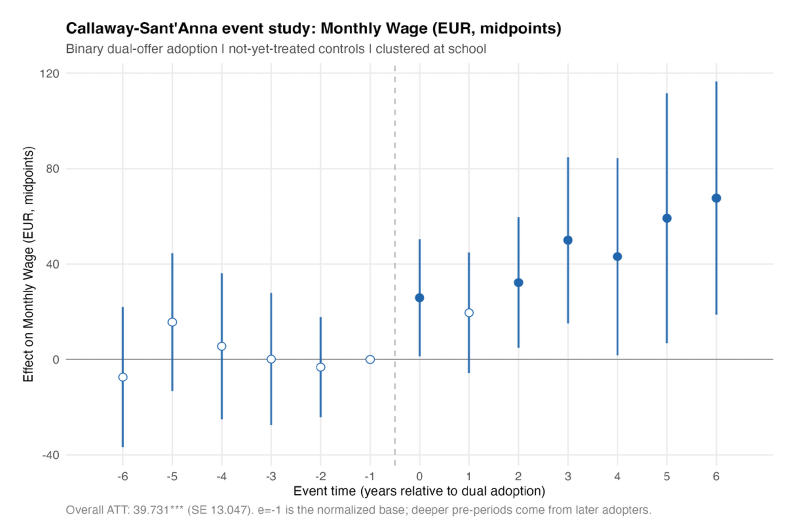
#> input picture scripts/figures/data/original_wage.png, 1600 x 1050 px (shown at 1/2 size)
$ python 04_restyle_wage_raster.py
#> lines starting #> are read from the running program, lines starting #| are printed output that depends on the picture; after the words box and inside, x2 and y2 are one past the last pixel; in counts of white or black regions, pixels touching at a corner belong together
#!/usr/bin/env python3
"""Read-only extractor/verifier of the original wage-figure geometry.

(Filename kept for compatibility. Until 2026-11-02 this script also recoloured the
raster and wrote img/crime_monthly_earnings_large.png; that public-output path has
been removed. The wage figure is now drawn by 02_render_figures.R with the same
ggplot template as the other three figures, from the coordinates verified here.)

Input (read-only): scripts/figures/data/original_wage.png, the public figure
img/crime_monthly_earnings_large.png at baseline commit 3c33d79 (last changed in
2310c86), protected by its SHA-256.
Reference (read-only): scripts/figures/data/wage_geometry.json and the four
historical wage_geometry_*.png masks written by the earlier recolouring run.

The script writes nothing. It re-measures the original raster with the unchanged
measurement functions and exits non-zero unless every measured field equals the
saved JSON exactly (after the same rounding):

  * coverage level k = clip(B - R, 0, 139): every statistical mark is a single blue
    (#2166AC) alpha-blended over a neutral background, so b - r = alpha * 139;
  * support S = {k >= 1}; hollow-marker interiors = enclosed non-S regions >= 30 px;
  * panel bounds and the 13 x / 5 y tick centres from the light grid lines; zero and
    onset reference-line cross-section profiles;
  * per event time (-6..6): marker-disk centre (y = midpoint of the rows whose
    k >= 70 span exceeds the 4 px bar width; x = k-weighted centroid of those rows),
    hollow flag, support_rows_top_bottom (all rows with k >= 1 in the column,
    including the 1-4 px resampling fringe), core_rows_top_bottom_ci_endpoints
    (rows with k >= 70, including the marker disk) and bar_core_rows_top_bottom
    (rows with k >= 70 outside the marker disk = the opaque 95% bar core; null at
    e = -1, which has no bar). 02_render_figures.R uses bar_core_rows_top_bottom;
  * connected components of S, of the core and of the hollow interiors;
  * the historical masks (support, k, hollow interiors, marker/bar class map)
    equal the re-measured arrays.

All quantities are image coordinates (pixel indices, y downward) at raster
resolution. No coefficient or standard error is derived from them. The 90% bars
of the website figure are not measured here: 02_render_figures.R derives them
from centre_xy and bar_core_rows_top_bottom (see WAGE90_RATIO there).

Usage (repo root):
  python3 -I -B scripts/figures/04_restyle_wage_raster.py
"""
from __future__ import annotations

import hashlib
import json
import sys
from collections import deque
from pathlib import Path

import numpy as np
from PIL import Image

ROOT = Path(__file__).resolve().parents[2]
DATA = ROOT / "scripts" / "figures" / "data"
SRC = DATA / "original_wage.png"
GEOMETRY = DATA / "wage_geometry.json"
SRC_SHA256 = "9bac3c2192b637dbf538852cc2854e9446b44a1e2d8c86de58ce10d9d3eb98de"

W, H = 1600, 1050
BLUE = (33, 102, 172)
D = BLUE[2] - BLUE[0]           # 139 coverage levels
CLS_NONE, CLS_BAR, CLS_FILL, CLS_BORDER = 0, 1, 2, 3
CLS_NAME = {CLS_BAR: "ci_bar", CLS_FILL: "marker_fill", CLS_BORDER: "marker_border"}
CORE_K = 70                     # k >= 70 (alpha >= 0.5) defines the opaque core
BAR_CORE_W = 4                  # core width of a CI bar (px)
DISK_ROWS = (15, 20)            # admissible marker-disk height (px)
R_OUT = 11.0                    # marker region radius: disk fringe reaches k = 0 by ~10.5
R_IN = 8.0                      # fill/border split of the historical class map
Y_TICKS = [120, 80, 40, 0, -40]          # top to bottom, as printed in the original
X_TICKS = list(range(-6, 7))             # left to right, as printed in the original


def sha256(p: Path) -> str:
    return hashlib.sha256(p.read_bytes()).hexdigest()


# ----------------------------------------------------------------------------
# Geometry helpers (no scipy dependency)
# ----------------------------------------------------------------------------
def components(mask: np.ndarray, weights: np.ndarray | None = None) -> list[dict]:
    """8-connected components with bbox, area, centroid and k-weighted centroid."""
    h, w = mask.shape
    seen = np.zeros_like(mask, dtype=bool)
    out = []
    ys, xs = np.nonzero(mask)
    for y0, x0 in zip(ys.tolist(), xs.tolist()):
        if seen[y0, x0]:
            continue
        q = deque([(y0, x0)])
        seen[y0, x0] = True
        pix = []
        while q:
            y, x = q.popleft()
            pix.append((y, x))
            for dy in (-1, 0, 1):
                for dx in (-1, 0, 1):
                    ny, nx = y + dy, x + dx
                    if 0 <= ny < h and 0 <= nx < w and mask[ny, nx] and not seen[ny, nx]:
                        seen[ny, nx] = True
                        q.append((ny, nx))
        p = np.array(pix)
        py, px = p[:, 0], p[:, 1]
        c = {"area": int(len(p)),
             "bbox_x0y0x1y1": [int(px.min()), int(py.min()), int(px.max()), int(py.max())],
             "centroid_xy": [round(float(px.mean()), 6), round(float(py.mean()), 6)]}
        if weights is not None:
            wt = weights[py, px].astype(float)
            c["k_weighted_centroid_xy"] = [round(float((px * wt).sum() / wt.sum()), 6),
                                           round(float((py * wt).sum() / wt.sum()), 6)]
        out.append(c)
    out.sort(key=lambda c: (c["bbox_x0y0x1y1"][0], c["bbox_x0y0x1y1"][1]))
    return out


def enclosed_holes(support: np.ndarray) -> np.ndarray:
    """Non-support pixels not 4-connected to the image border."""
    h, w = support.shape
    outside = np.zeros_like(support, dtype=bool)
    q = deque()
    for x in range(w):
        for y in (0, h - 1):
            if not support[y, x] and not outside[y, x]:
                outside[y, x] = True
                q.append((y, x))
    for y in range(h):
        for x in (0, w - 1):
            if not support[y, x] and not outside[y, x]:
                outside[y, x] = True
                q.append((y, x))
    while q:
        y, x = q.popleft()
        for ny, nx in ((y - 1, x), (y + 1, x), (y, x - 1), (y, x + 1)):
            if 0 <= ny < h and 0 <= nx < w and not support[ny, nx] and not outside[ny, nx]:
                outside[ny, nx] = True
                q.append((ny, nx))
    return ~support & ~outside


HOLLOW_MIN_AREA = 30   # smaller enclosed gaps are diagonal slivers in faint halos


def hollow_interiors(support: np.ndarray) -> np.ndarray:
    """Enclosed non-support regions large enough to be a marker's white fill."""
    holes = enclosed_holes(support)
    keep = np.zeros_like(holes)
    seen = np.zeros_like(holes)
    h, w = holes.shape
    for y0, x0 in zip(*np.nonzero(holes)):
        if seen[y0, x0]:
            continue
        q = deque([(y0, x0)]); seen[y0, x0] = True; pix = []
        while q:
            y, x = q.popleft(); pix.append((y, x))
            for ny, nx in ((y - 1, x), (y + 1, x), (y, x - 1), (y, x + 1)):
                if 0 <= ny < h and 0 <= nx < w and holes[ny, nx] and not seen[ny, nx]:
                    seen[ny, nx] = True; q.append((ny, nx))
        if len(pix) >= HOLLOW_MIN_AREA:
            for y, x in pix:
                keep[y, x] = True
    return keep


def line_clusters(profile: np.ndarray, lo: int, hi: int, thr: int = 250) -> list[dict]:
    """Darkness-weighted centres of grid-line cross-sections in profile[lo:hi]."""
    idx = [i for i in range(lo, hi) if profile[i] < thr]
    groups, cur = [], []
    for i in idx:
        if cur and i != cur[-1] + 1:
            groups.append(cur)
            cur = []
        cur.append(i)
    if cur:
        groups.append(cur)
    res = []
    for g in groups:
        wts = 255.0 - profile[g].astype(float)
        res.append({"pixels": g, "centre": float((np.array(g) * wts).sum() / wts.sum())})
    return res


def partition(k: np.ndarray, S: np.ndarray, Hh: np.ndarray, x_ticks: list[float]):
    """Deterministic marker / CI-bar colour partition of the support S.

    Returns the class map and per-column marker geometry measured from k.
    """
    yy, xx = np.mgrid[0:H, 0:W]
    cls = np.zeros((H, W), dtype=np.uint8)
    cls[S] = CLS_BAR
    hole_cc = components(Hh)
    markers = []
    for v, xc in zip(X_TICKS, x_ticks):
        x = round(xc)
        x0, x1 = x - 14, x + 15
        core = k[:, x0:x1] >= CORE_K
        cols = np.arange(core.shape[1])
        span = np.where(core.any(1),
                        np.where(core, cols, -1).max(1) - np.where(core, cols, 10 ** 6).min(1) + 1, 0)
        wide = np.nonzero(span > BAR_CORE_W + 1)[0]     # core span wider than a bar
        assert len(wide) and wide[-1] - wide[0] + 1 == len(wide), f"e={v}: disk rows not contiguous"
        assert DISK_ROWS[0] <= len(wide) <= DISK_ROWS[1], f"e={v}: disk height {len(wide)}"
        cy = (wide[0] + wide[-1]) / 2
        sub = k[wide[0]:wide[-1] + 1, x0:x1].astype(float)
        cx = float((sub * np.arange(x0, x1)).sum() / sub.sum())
        d = np.hypot(xx - cx, yy - cy)
        disk = S & (d <= R_OUT)
        # the marker region must not reach any other event-time column
        others = [round(t) for t in x_ticks if round(t) != x]
        assert not any(disk[:, max(o - 20, 0):o + 21].any() for o in others)
        hollow = [h for h in hole_cc
                  if (h["centroid_xy"][0] - cx) ** 2 + (h["centroid_xy"][1] - cy) ** 2 < 4.0]
        assert len(hollow) <= 1
        if hollow:
            cls[disk] = CLS_BORDER                    # the stroke ring is the whole mark
        else:
            cls[disk & (d <= R_IN)] = CLS_FILL
            cls[disk & (d > R_IN)] = CLS_BORDER
        # off-bar support just outside the marker region (should be ~empty)
        stray = S & (d > R_OUT) & (d <= 14) & (np.abs(xx - cx) > 4.5)
        # CI geometry: vertical extent of support and of the opaque core in this column
        col_s = np.nonzero(S[:, x0:x1].any(1))[0]
        col_c = np.nonzero(core.any(1))[0]
        bar_rows = np.nonzero(((cls[:, x0:x1] == CLS_BAR) & (k[:, x0:x1] >= CORE_K)).any(1))[0]
        markers.append({
            "event_time": v,
            "centre_xy": [round(cx, 4), round(float(cy), 4)],
            "disk_rows": [int(wide[0]), int(wide[-1])],
            "hollow": bool(hollow),
            "marker_pixels": int(disk.sum()),
            "fill_pixels": int((disk & (cls == CLS_FILL)).sum()),
            "border_pixels": int((disk & (cls == CLS_BORDER)).sum()),
            "stray_offbar_support_pixels_outside_marker": int(stray.sum()),
            "stray_offbar_max_k": int(k[stray].max()) if stray.any() else 0,
            "support_rows_top_bottom": [int(col_s[0]), int(col_s[-1])],
            "core_rows_top_bottom_ci_endpoints": [int(col_c[0]), int(col_c[-1])],
            "bar_core_rows_top_bottom": ([int(bar_rows[0]), int(bar_rows[-1])]
                                         if len(bar_rows) else None),
        })
    return cls, markers


def main() -> int:
    if sha256(SRC) != SRC_SHA256:
        sys.exit(f"archived original SHA-256 mismatch: {SRC}")
    im = Image.open(SRC)
#> im is the input picture: PIL image 1600x1050 RGB; mean R, G, B 248.9, 249.6, 250.2
    assert im.size == (W, H) and im.mode == "RGB", (im.size, im.mode)
    a = np.asarray(im).astype(np.int32)
    r, g, b = a[..., 0], a[..., 1], a[..., 2]
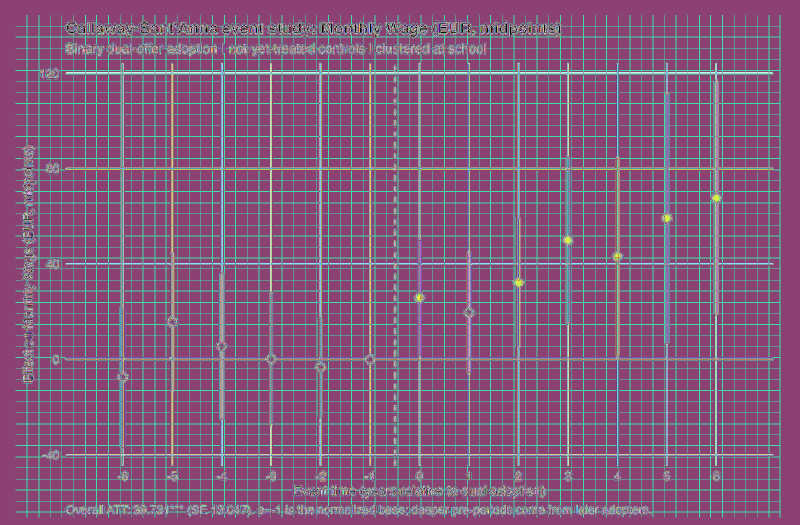
#> r: shape (1050, 1600) int32 (shown at 1/2 size); 256 distinct labels, from 0 to 255; one colour per label, 0 black
#> g: shape (1050, 1600) int32; 256 distinct labels, from 0 to 255
#> b: shape (1050, 1600) int32; 256 distinct labels, from 0 to 255

    # --- 1. statistical layer -------------------------------------------------
    k = np.clip(b - r, 0, D).astype(np.int32)       # coverage level 0..139
#> k: shape (1050, 1600) int32; 140 distinct labels, from 0 to 139
    S = k >= 1
#> S: shape (1050, 1600) bool; 1.9% white; 141 white regions (114 under 20 px), largest, box (x1, y1, x2, y2) and area: (1422, 161, 1444, 630) 3951, (1322, 185, 1346, 687) 3436, (1224, 315, 1248, 712) 3006
    Hh = hollow_interiors(S)
#> after the loop in enclosed_holes, `for y in range(h):`:
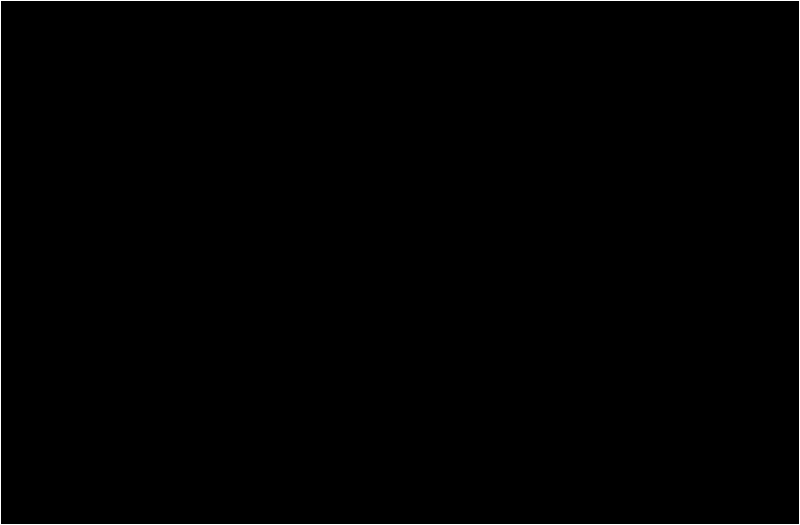
#> outside: shape (1050, 1600) bool (shown at 1/2 size); 0.32% white in thin lines or dots
#> the loop in hollow_interiors, `for y0, x0 in zip(*np.nonzero(holes)):` made 875 passes
#> (y0, x0) on passes 1 to 3: (386, 1428), (386, 1429), (386, 1436)
#> after the loop in hollow_interiors, `for y0, x0 in zip(*np.nonzero(holes)):`:
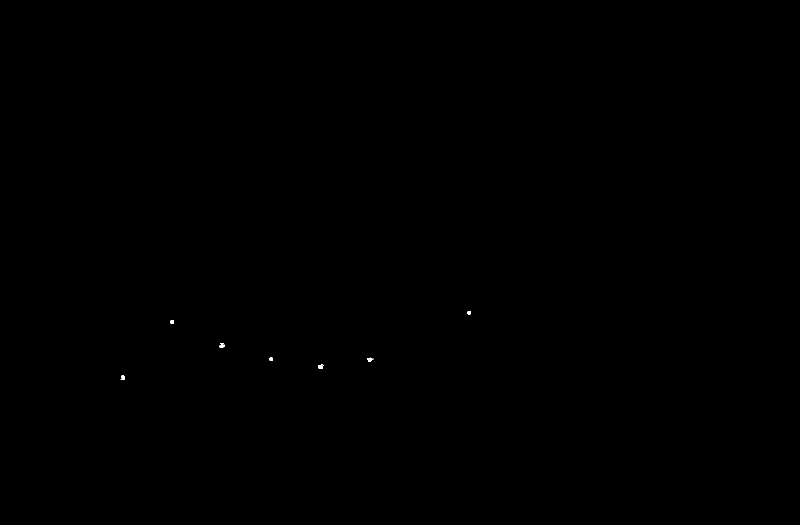
#> keep: shape (1050, 1600) bool (shown at 1/2 size); 0.02% white; 7 white regions, largest, box (x1, y1, x2, y2) and area: (439, 687, 450, 696) 69, (636, 729, 647, 738) 67, (734, 715, 747, 724) 64
    ys_s, xs_s = np.nonzero(S)
    stat_bbox = [int(xs_s.min()), int(ys_s.min()), int(xs_s.max()), int(ys_s.max())]
#> stat_bbox = [233, 159, 1445, 896]
    chroma = a.max(-1) - a.min(-1)
#> chroma: shape (1050, 1600) int32; 154 distinct labels, from 0 to 153
    ringing = (chroma > 0) & ~S                   # resampling overshoot, b - r <= 0
#> ringing: shape (1050, 1600) bool; 0.03% white in thin lines or dots, all inside (x1, y1, x2, y2) = (233, 160, 1445, 896)
    # Chromatic pixels outside S have b - r <= 0: negative-lobe ringing from the
    # earlier upscaling, sitting on grid/background next to a mark. Check they are
    # all within 3 px of S (so no other coloured element is being discarded).
    near = S.copy()
    for _ in range(3):
        n2 = near.copy()
        n2[1:] |= near[:-1]; n2[:-1] |= near[1:]; n2[:, 1:] |= near[:, :-1]; n2[:, :-1] |= near[:, 1:]
        near = n2
    assert not (ringing & ~near).any(), "chromatic pixels far from statistical marks"

    # --- 2. non-statistical geometry measured from the original ---------------
    # Panel bounds and tick positions from the light grid lines.
    gray = a[..., 0]
    xcl = line_clusters(gray[135], 125, W)          # row above all marks
#> in line_clusters, `idx = [i for i in range(lo, hi) if profile[i] < thr]`: idx = 51 values from 244 to 1434
#> the loop in line_clusters, `for i in idx:` made 51 passes
#> i on passes 1 to 8: 244, 245, 246, 343, 344, 345, 442, 443
#> after the loop in line_clusters, `for i in idx:`: cur = [1431, 1432, 1433, 1434]; groups = 13 items, first 6: [244, 245, 246], [343, 344, 345], [442, 443, 444, 445], [541, 542, 543], [639, 640, 641, 642], [739, 740, 741]
#> the loop in line_clusters, `for g in groups:` made 14 passes
#> (g, wts) on passes 1 to 8: ([244, 245, 246], [16, 20, 15]), ([343, 344, 345], [14, 24, 17]), ([442, 443, 444, 445], [12, 20, 19, 7]), ([541, 542, 543], [17, 22, 13]), ([639, 640, 641, 642], [7, 18, 20, 13]), ([739, 740, 741], [17, 24, 14]), ([788, 789, 790, 791], [32, 71, 78, 31]), ([838, 839, 840], [15, 20, 16])
#> after the loop in line_clusters, `for g in groups:`: res = 14 items
#> xcl = 14 items
    xcl = [c for c in xcl if len(c["pixels"]) <= 5]
    onset = [c for c in xcl if 770 < c["centre"] < 810 and gray[135, c["pixels"]].min() < 200]
#> onset = 1 item
    xgrid = [c for c in xcl if c not in onset]
#> xgrid = 13 items
    assert len(xgrid) == len(X_TICKS), len(xgrid)
    x_ticks = [c["centre"] for c in xgrid]
#> x_ticks = [245, 344.1, 443.4, 541.9, 640.7, 739.9, 839, 937.5, 1036.5, 1135.7, 1234.5, 1333.3, 1432.3]
    ycl = line_clusters(gray[:, 1540], 120, 935)    # column right of all marks
#> the loop in line_clusters (call 2), `for i in idx:` made 18 passes
#> i on passes 1 to 8: 144, 145, 146, 147, 336, 337, 338, 526
#> the loop in line_clusters (call 2), `for g in groups:` made 5 passes
#> (g, wts) on passes 1 to 5: ([144, 145, 146, 147], [7, 17, 20, 13]), ([336, 337, 338], [16, 20, 14]), ([526, 527, 528, 529], [7, 20, 23, 9]), ([717, 718, 719], [42, 125, 78]), ([908, 909, 910, 911], [11, 21, 18, 8])
#> ycl = 5 items
    assert len(ycl) == len(Y_TICKS), len(ycl)
    y_ticks = [c["centre"] for c in ycl]
#> y_ticks = [145.7, 337, 527.6, 718.1, 909.4]
    zero = ycl[Y_TICKS.index(0)]
#> zero = {'pixels': [717, 718, 719], 'centre': 718.1}
    sx = np.diff(x_ticks); sy = np.diff(y_ticks)
#> after `sx = np.diff(x_ticks)`: sx = [99.07, 99.31, 98.56, 98.75, 99.27, 99.07, 98.53, 98.94, 99.16, 98.89, 98.8, 99.01]
#> after `sy = np.diff(y_ticks)`: sy = [191.3, 190.6, 190.6, 191.2]
    assert sx.max() - sx.min() < 1.0 and sy.max() - sy.min() < 1.0, "uneven tick spacing"
    row = gray[y_ticks[0].__round__()]
#> row = 1600 values, max 255 at index 0, min 73 at index 116, mean 236.2
    xs_row = [x for x in range(120, W) if row[x] < 252]
#> xs_row = 1417 values from 120 to 1546
    col = gray[:, round(x_ticks[-1])]
#> col = 1050 values, max 255 at index 0, min 29 at index 164, mean 151.8
    ys_col = [y for y in range(115, 940) if col[y] < 252 and not S[y, round(x_ticks[-1])]]
#> ys_col = 334 values from 126 to 931
    panel = {"x0": min(xs_row), "x1": max(xs_row), "y0": min(ys_col), "y1": max(ys_col)}
#> panel = {'x0': 120, 'x1': 1546, 'y0': 126, 'y1': 931}
    assert panel["x0"] < stat_bbox[0] and panel["x1"] > stat_bbox[2]
    assert panel["y0"] < stat_bbox[1] and panel["y1"] > stat_bbox[3]

    # Cross-section intensity profiles of the original reference lines.
    zr = list(range(zero["pixels"][0] - 1, zero["pixels"][-1] + 2))
    zprof = 255.0 - np.median(gray[zr][:, 1450:1540], axis=1)     # free of marks
#> zprof = [2, 42, 125, 78, 0]
    oc = onset[0]["pixels"]
#> oc = [788, 789, 790, 791]
    oc = list(range(oc[0] - 1, oc[-1] + 2))
    seg = gray[200:215][:, oc]                                    # inside one dash
#> seg = 15 rows, first 6: [251, 223, 184, 177, 224, 255], [251, 223, 184, 177, 224, 255], [251, 223, 184, 177, 224, 255], [251, 223, 184, 177, 224, 255], [251, 223, 184, 177, 224, 255], [251, 223, 185, 178, 225, 255]
    oprof = 255.0 - np.median(seg, axis=0)
#> oprof = [4, 25, 55, 61, 25, 0]
    zw = zprof / zprof.max(); ow = oprof / oprof.max()
#> after `zw = zprof / zprof.max()`: zw = [0.016, 0.336, 1, 0.624, 0]
#> after `ow = oprof / oprof.max()`: ow = [0.0656, 0.41, 0.902, 1, 0.41, 0]

    # --- 2b. marker / CI-bar partition (historical class map) -----------------
    cls, markers = partition(k, S, Hh, x_ticks)
#> in partition, `yy, xx = np.mgrid[0:H, 0:W]`:
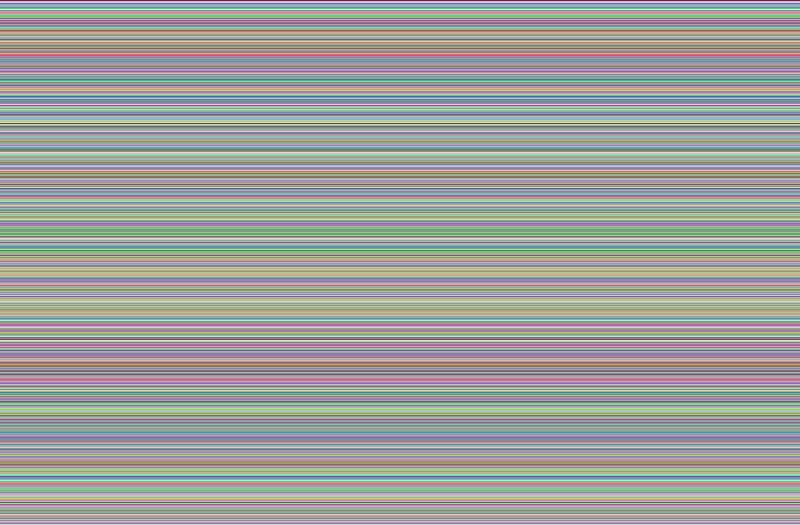
#> yy: shape (1050, 1600) int64 (shown at 1/2 size); 1050 distinct labels, from 0 to 1049; one colour per label, 0 black
#> in partition, `yy, xx = np.mgrid[0:H, 0:W]`:
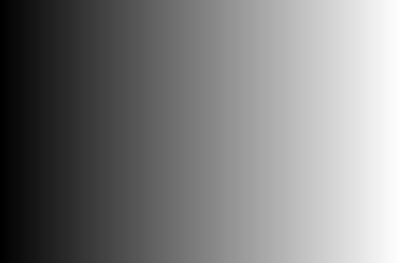
#> xx: shape (1050, 1600) int64 (shown at 1/4 size); min 0, max 1599, mean 799.5; drawn with min black and max white
#> in components, `ys, xs = np.nonzero(mask)`: ys = 395 values from 622 to 759; xs = 395 values, max 941 at index 5, min 241 at index 383, mean 553.5
#> the loop in components, `for y0, x0 in zip(ys.tolist(), xs.tolist()):` made 395 passes
#> (y0, x0) on passes 1 to 3: (622, 936), (622, 937), (622, 938)
#> after the loop in components, `for y0, x0 in zip(ys.tolist(), xs.tolist()):`: out = 7 items
#> the loop in partition, `for v, xc in zip(X_TICKS, x_ticks):` made 13 passes
#> (xc, x, x0, x1, cy, cx) on passes 1 to 8: (245, 245, 231, 260, 754, 245.4), (344.1, 344, 330, 359, 644, 344.1), (443.4, 443, 429, 458, 692, 442.8), (541.9, 542, 528, 557, 718, 542), (640.7, 641, 627, 656, 734, 641.3), (739.9, 740, 726, 755, 718.5, 739.9), (839, 839, 825, 854, 595, 838.7), (937.5, 938, 924, 953, 625, 937.8)
#> pass 1, in partition, `d = np.hypot(xx - cx, yy - cy)`:
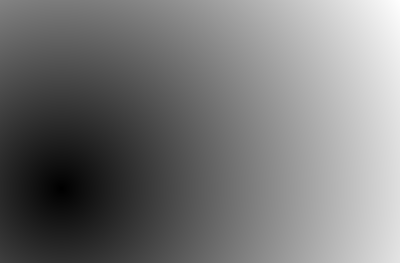
#> d: shape (1050, 1600) float64 (shown at 1/4 size); min 0.447, max 1549.4, mean 726.2; drawn with min black and max white
#> after the loop in partition, `for v, xc in zip(X_TICKS, x_ticks):`:
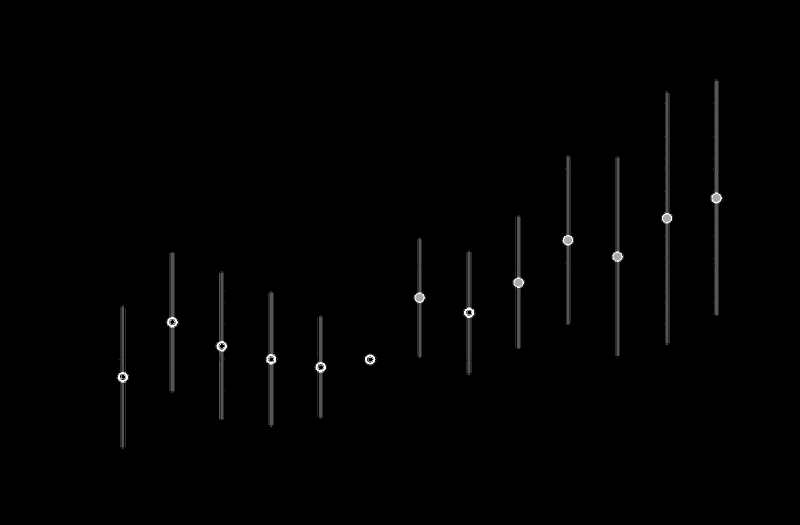
#> cls: shape (1050, 1600) (shown at 1/2 size); min 0, max 3, mean 0.0225; drawn with min black and max white
#> after the loop in partition, `for v, xc in zip(X_TICKS, x_ticks):`: markers = 13 items
#> markers = 13 items
    assert ((cls != CLS_NONE) == S).all()
    assert [m["hollow"] for m in markers].count(True) == len(components(Hh))
#> the loop in components (call 2), `for y0, x0 in zip(ys.tolist(), xs.tolist()):` made 395 passes

    # --- 3. compare with the saved geometry (read-only) ----------------------
#> (the run stopped early here; a loop or call above may not have finished)
